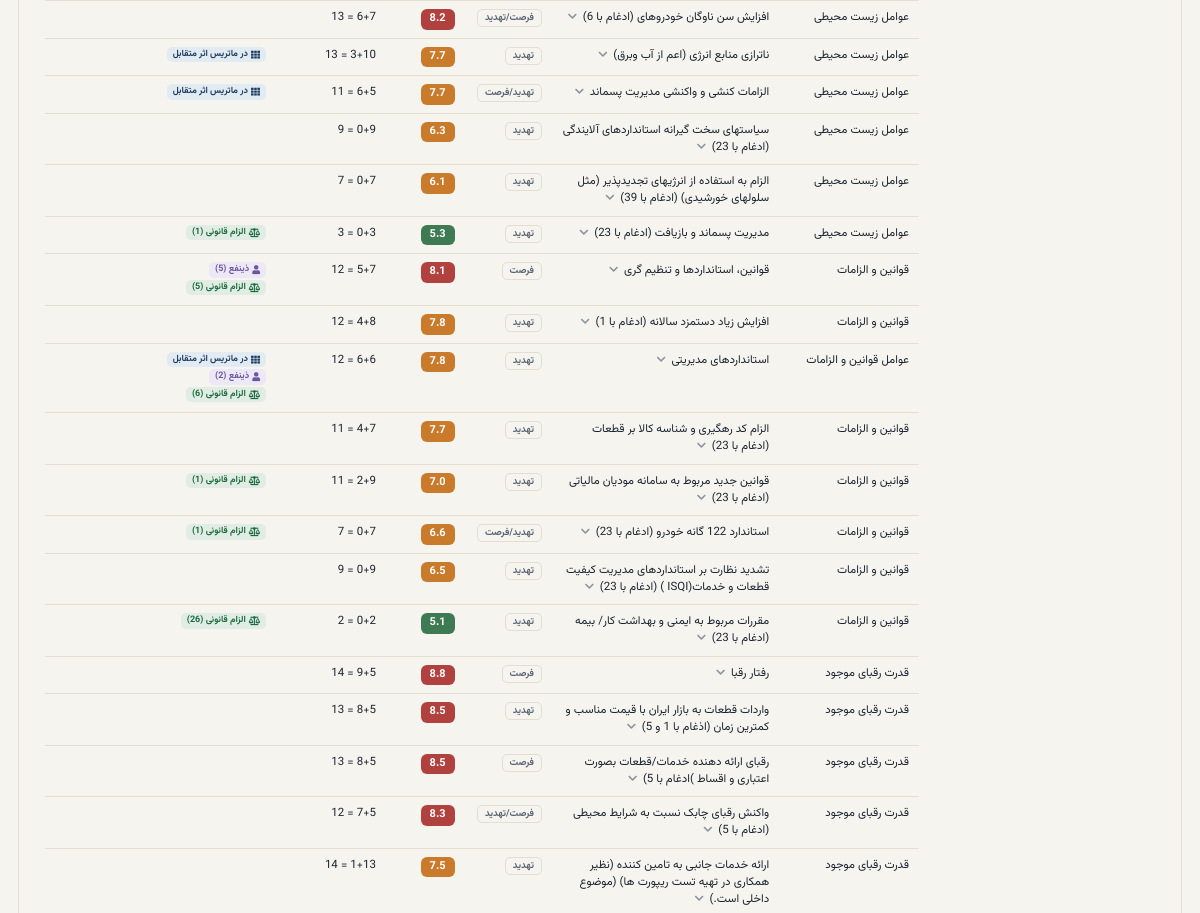
Before: /environmental-factors/ (middle part) with the older database file.
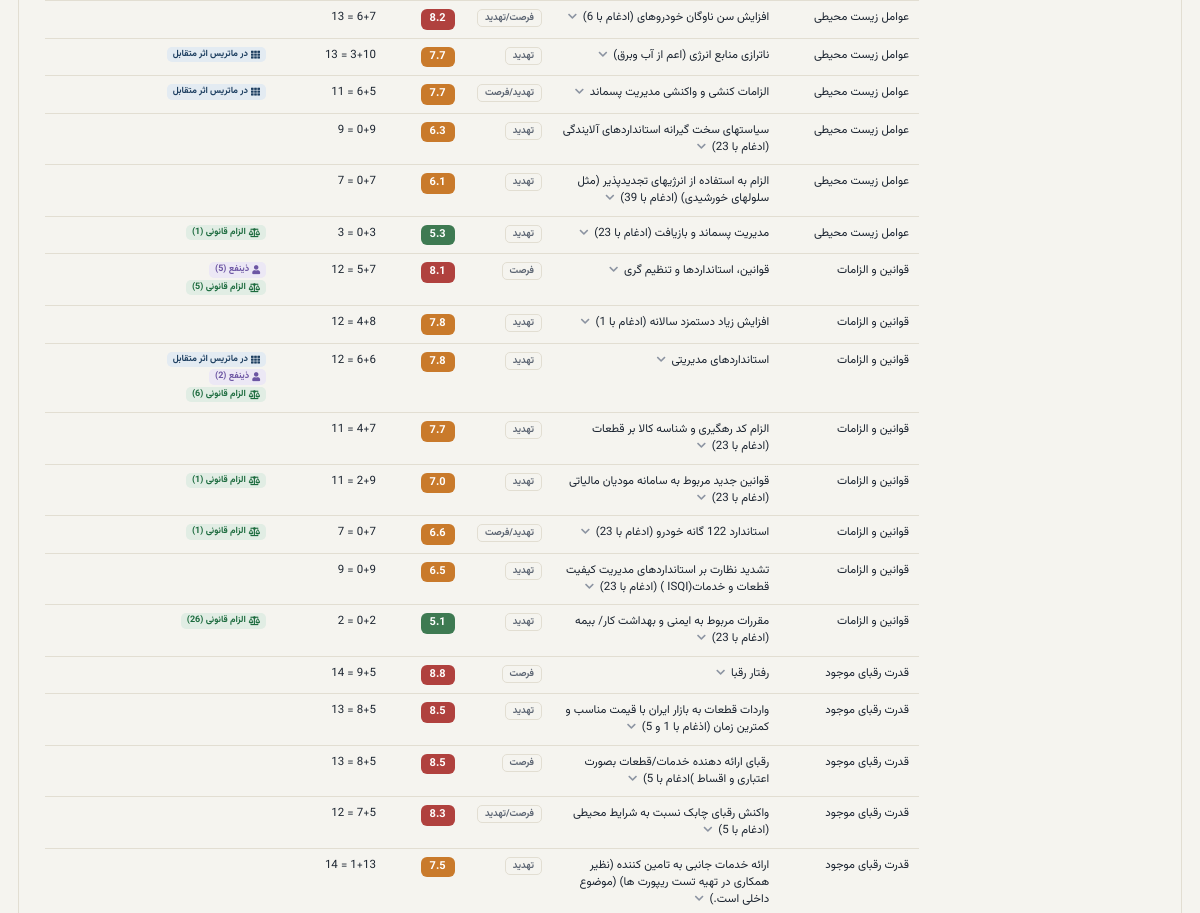
After: the same page with the newer database file.
### strategic/models.py (models this page shows, shortened)
class EnvironmentalFactor(models.Model):
    order = models.PositiveSmallIntegerField(default=0, verbose_name="ردیف اصلی")
    category = models.CharField(max_length=150, verbose_name="دسته‌بندی محیط")
    factor_text = models.CharField(max_length=400, verbose_name="شرح عامل تأثیرگذار")
    detail = models.TextField(blank=True, verbose_name="توضیح تفصیلی (راهنمای درک و امتیازدهی)")
    effect_type = models.CharField(max_length=30, blank=True, verbose_name="نوع اثر")
    scoring_guide = models.CharField(max_length=300, blank=True, verbose_name="راهنمای امتیازدهی")
    avg_score = models.DecimalField(max_digits=4, decimal_places=1, null=True, blank=True, verbose_name="میانگین امتیاز")
    freq_high = models.PositiveSmallIntegerField(null=True, blank=True, verbose_name="فراوانی اثر بالا (۷-۸)")
    freq_very_high = models.PositiveSmallIntegerField(null=True, blank=True, verbose_name="فراوانی اثر بسیار بالا (۹-۱۰)")
    freq_total = models.PositiveSmallIntegerField(null=True, blank=True, verbose_name="جمع فراوانی اثرهای بالا")
    created_at = models.DateTimeField(auto_now_add=True)
    class Meta:
        ordering = ["-avg_score", "order"]
        verbose_name = "عامل محیطی"
        verbose_name_plural = "بانک عوامل محیطی"
    @property
    def score_color(self):
        if self.avg_score is None:
            return "var(--ink-faint)"
        if self.avg_score >= 8:
            return "#B0413E"
        if self.avg_score >= 6:
            return "#C97A2B"
        return "#3E7A52"
    @property
    def linked_cross_impact_factors(self):
        if not self.factor_text:
            return []
        needle = self.factor_text.split("(")[0].strip()
        matches = []
        for f in CrossImpactFactor.objects.all():
            hay = f.text.strip()
            if not hay or not needle:
                continue
            if hay in needle or needle in hay:
                matches.append(f)
        return matches
    def _matched_pestel_porter(self):
        if not self.factor_text:
            return None
        needle = self.factor_text.split("(")[0].strip()
        if not needle:
            return None
        for f in PestelFactor.objects.all():
            hay = f.text.strip()
            if hay and (hay in needle or needle in hay):
                return f
        for f in PorterForce.objects.all():
            hay = f.text.strip()
            if hay and (hay in needle or needle in hay):
                return f
        return None
    @property
    def related_stakeholders_display(self):
        match = self._matched_pestel_porter()
        if match is None:
            return []
        if isinstance(match, PestelFactor):
            return list(match.related_stakeholders.all())
        return list(match.linked_stakeholders.all())
    @property
    def related_legal_requirements_display(self):
        match = self._matched_pestel_porter()
        if isinstance(match, PestelFactor):
            return list(match.linked_legal_requirements.all())
        return []

class CrossImpactFactor(models.Model):
    QUADRANT_CHOICES = [
        ("driver", "پیشران‌ها (متغیرهای مستقل)"),
        ("relay", "دوجانبه (سیاست‌گذاری)"),
        ("watch", "خنثی (خودمتصل)"),
        ("resultant", "رصد و دیده‌بانی (وابسته)"),
    ]
    QUADRANT_COLOR = {
        "driver": "#B0413E", "relay": "#C97A2B", "watch": "#5a6474", "resultant": "#2E5C8A",
    }
    text = models.CharField(max_length=200, verbose_name="عامل")
    quadrant = models.CharField(max_length=12, choices=QUADRANT_CHOICES, verbose_name="ناحیه")
    order = models.PositiveSmallIntegerField(default=0, verbose_name="ترتیب نمایش")
    linked_pestel = models.ForeignKey(
        "PestelFactor", null=True, blank=True, on_delete=models.SET_NULL,
        related_name="cross_impact_factors", verbose_name="عامل PESTEL مرتبط (اختیاری)",
    )
    linked_porter = models.ForeignKey(
        "PorterForce", null=True, blank=True, on_delete=models.SET_NULL,
        related_name="cross_impact_factors", verbose_name="نیروی پورتر مرتبط (اختیاری)",
    )
    created_at = models.DateTimeField(default=timezone.now)
    class Meta:
        ordering = ["quadrant", "order"]
        verbose_name = "عامل اثرات متقابل"
        verbose_name_plural = "تحلیل اثرات متقابل"

class PestelFactor(models.Model):
    CATEGORY_CHOICES = [
        ("political", "سیاسی"),
        ("economic", "اقتصادی"),
        ("social", "اجتماعی"),
        ("technological", "فناورانه"),
        ("environmental", "زیست‌محیطی"),
        ("legal", "قانونی"),
    ]
    CATEGORY_LETTER = {
        "political": "P", "economic": "E", "social": "S",
        "technological": "T", "environmental": "E", "legal": "L",
    }
    CATEGORY_STYLE = {
        "political": ("var(--primary)", "var(--primary-soft)", "fa-flag"),
        "economic": ("var(--accent)", "var(--accent-soft)", "fa-coins"),
        "social": ("var(--success)", "var(--success-soft)", "fa-users"),
        "technological": ("var(--purple)", "var(--purple-soft)", "fa-microchip"),
        "environmental": ("var(--teal)", "var(--teal-soft)", "fa-leaf"),
        "legal": ("var(--coral)", "var(--coral-soft)", "fa-gavel"),
    }
    KIND_CHOICES = [
        ("factor", "عامل محیطی"),
        ("opportunity", "فرصت"),
        ("threat", "تهدید"),
    ]
    SCALE_CHOICES = [(i, str(i)) for i in range(1, 6)]
    UNCERTAINTY_CHOICES = [("low", "کم"), ("medium", "متوسط"), ("high", "زیاد")]
    HORIZON_CHOICES = [("short", "کوتاه‌مدت"), ("medium", "میان‌مدت"), ("long", "بلندمدت")]
    TREND_CHOICES = [("up", "صعودی"), ("down", "نزولی"), ("flat", "ثابت")]
    UNCERTAINTY_COLOR = {"low": "var(--success)", "medium": "var(--accent)", "high": "#B0413E"}
    category = models.CharField(max_length=20, choices=CATEGORY_CHOICES, verbose_name="بُعد")
    kind = models.CharField(max_length=15, choices=KIND_CHOICES, default="factor", verbose_name="نوع")
    text = models.CharField(max_length=500, verbose_name="متن")
    order = models.PositiveSmallIntegerField(default=0, verbose_name="ترتیب نمایش")
    impact_level = models.PositiveSmallIntegerField(choices=SCALE_CHOICES, default=3, verbose_name="میزان اثر")
    probability = models.PositiveSmallIntegerField(choices=SCALE_CHOICES, default=3, verbose_name="احتمال وقوع")
    uncertainty = models.CharField(max_length=10, choices=UNCERTAINTY_CHOICES, default="medium", verbose_name="میزان عدم‌قطعیت")
    horizon = models.CharField(max_length=10, choices=HORIZON_CHOICES, default="medium", verbose_name="افق زمانی")
    trend = models.CharField(max_length=10, choices=TREND_CHOICES, default="flat", verbose_name="روند تغییر")
    created_at = models.DateTimeField(default=timezone.now)
    EFFECT_TYPE_CHOICES = [
        ("opportunity", "فرصت"), ("threat", "تهدید"), ("both", "فرصت/تهدید"),
    ]
    effect_type = models.CharField(max_length=15, choices=EFFECT_TYPE_CHOICES, blank=True, verbose_name="نوع اثر")
    related_standard = models.CharField(max_length=150, blank=True, verbose_name="استاندارد مرتبط")
    detailed_description = models.TextField(blank=True, verbose_name="توضیح تفصیلی (راهنمای درک و امتیازدهی)")
    scoring_guide = models.TextField(blank=True, verbose_name="راهنمای امتیازدهی")
    related_stakeholders = models.ManyToManyField(
        "Stakeholder", blank=True, related_name="linked_pestel_factors", verbose_name="ذینفعان مرتبط",
    )
    class Meta:
        ordering = ["category", "order"]
        verbose_name = "عامل PESTEL"
        verbose_name_plural = "تحلیل PESTEL"

class LegalRequirement(models.Model):
    related_pestel = models.ForeignKey(
        "PestelFactor", null=True, blank=True, on_delete=models.SET_NULL,
        related_name="linked_legal_requirements", verbose_name="عامل PESTEL مرتبط",
    )
    title = models.CharField(max_length=400, verbose_name="الزامات قانونی و سازمانی")
    source = models.CharField(max_length=200, blank=True, verbose_name="مأخذ الزام")
    is_legal = models.BooleanField(default=False, verbose_name="قانونی")
    is_organizational = models.BooleanField(default=False, verbose_name="سازمانی")
    is_internal = models.BooleanField(default=False, verbose_name="درون سازمانی")
    is_external = models.BooleanField(default=False, verbose_name="برون سازمانی")
    revision_date = models.CharField(max_length=40, blank=True, verbose_name="تاریخ ویرایش الزام")
    related_documents = models.TextField(blank=True, verbose_name="مستندات داخلی مرتبط")
    scope = models.CharField(max_length=300, blank=True, verbose_name="محل کاربرد")
    risk_text = models.TextField(blank=True, verbose_name="ریسک")
    opportunity_text = models.TextField(blank=True, verbose_name="فرصت")
    notes = models.TextField(blank=True, verbose_name="توضیحات")
    department = models.CharField(max_length=200, blank=True, verbose_name="نام مدیریت/معاونت")
    created_at = models.DateTimeField(auto_now_add=True)
    class Meta:
        ordering = ["department", "title"]
        verbose_name = "الزام قانونی"
        verbose_name_plural = "بانک الزامات قانونی"

### strategic/views.py (the view)
# urls.py: path("environmental-factors/", views.environmental_factors, name="environmental_factors"),
def environmental_factors(request):
    if request.method == "POST":
        obj_id = request.POST.get("obj_id")
        perm = "strategic.change_environmentalfactor" if obj_id else "strategic.add_environmentalfactor"
        if _has_perm(request, perm):
            instance = get_object_or_404(EnvironmentalFactor, pk=obj_id) if obj_id else None
            form = EnvironmentalFactorForm(request.POST, instance=instance)
            if form.is_valid():
                form.save()
                _log_action(request, "UPDATE EnvironmentalFactor" if obj_id else "CREATE EnvironmentalFactor", str(form.instance))
                return redirect("strategic:environmental_factors")
        else:
            form = EnvironmentalFactorForm()
    else:
        form = EnvironmentalFactorForm()
    items = EnvironmentalFactor.objects.all()
    q = request.GET.get("q", "").strip()
    cat = request.GET.get("cat", "").strip()
    if q:
        items = items.filter(
            Q(factor_text__icontains=q) | Q(category__icontains=q) | Q(detail__icontains=q) | Q(effect_type__icontains=q)
        )
    if cat:
        items = items.filter(category=cat)
    all_items = list(EnvironmentalFactor.objects.all())
    categories = sorted({i.category for i in all_items if i.category})
    category_order = {
        "عوامل سیاسی": 1, "عوامل اقتصادی": 2, "عوامل اجتماعی": 3,
        "عوامل فناوری و تکنولوژی": 4, "عوامل زیست محیطی": 5,
        "قوانین و الزامات": 6, "عوامل قوانین و الزامات": 6,
        "قدرت رقبای موجود": 11, "قدرت چانه زنی خریداران": 12,
        "قدرت چانه زنی تامین کنندگان": 13, "تهدید تازه واردان به صنعت بازرگانی قطعات و ارائه خدمات": 14,
        "تهدید قطعات و خدمات جایگزین": 15,
    }
    items = sorted(items, key=lambda i: (category_order.get(i.category, 99), -(i.avg_score or 0), i.order))
    return render(request, "strategic/environmental_factors.html", {
        "active_page": "environmental_factors", "items": items, "form": form, "q": q, "cat": cat,
        "categories": categories, "total_count": len(all_items),
    })

### strategic/jalali_utils.py (called while the page is built)
def jalali_today_str():
    latin = jdatetime.date.today().strftime("%Y/%m/%d")
    return "".join(PERSIAN_DIGITS[int(ch)] if ch.isdigit() else ch for ch in latin)

### strategic/templatetags/jalali_tags.py (called while the page is built)
@register.simple_tag
def jalali_now():
    return jalali_today_str()

@register.filter
def fanum(value):
    if value is None:
        return ""
    return "".join(PERSIAN_DIGITS[int(ch)] if ch.isdigit() else ch for ch in str(value))

### templates/strategic/environmental_factors.html (shortened to what this page needs)
{% extends "strategic/base.html" %}
{% load static %}
{% load jalali_tags %}
{% block content %}
<div style="overflow-x:auto;">
<table class="ef-table">
  <colgroup>
    <col style="width:16%;"><col style="width:26%;"><col style="width:10%;">
    <col style="width:9%;"><col style="width:12%;"><col style="width:17%;"><col style="width:50px;">
  </colgroup>
  <tbody id="efBody">
    {% for i in items %}
    <tr class="ef-row" onclick="toggleDetail({{ i.pk }})">
      <td>{{ i.category|default:"—" }}</td>
      <td>{{ i.factor_text }}<i class="fa-solid fa-chevron-down ef-toggle-icon" id="chev-{{ i.pk }}"></i></td>
      <td><span class="ef-effect-tag">{{ i.effect_type|default:"—" }}</span></td>
      <td>{% if i.avg_score %}<span class="ef-score" style="background:{{ i.score_color }};">{{ i.avg_score }}</span>{% else %}—{% endif %}</td>
      <td>{% if i.freq_total %}{{ i.freq_very_high|default:0 }}+{{ i.freq_high|default:0 }} = {{ i.freq_total }}{% else %}—{% endif %}</td>
      <td>
        {% for cf in i.linked_cross_impact_factors %}<span class="ci-tag" title="{{ cf.get_quadrant_display }}"><i class="fa-solid fa-table-cells"></i> در ماتریس اثر متقابل</span>{% endfor %}
        {% if i.related_stakeholders_display %}<span class="used-badge" style="background:var(--purple-soft, #ECE8F5);color:#6C56A3;" title="ذینفعان مرتبط:&#10;{% for sh in i.related_stakeholders_display %}● {{ sh.name }} — واحد: {{ sh.department|default:'—' }} — نیاز/انتظار: {{ sh.need|default:'—' }}{% if not forloop.last %}&#10;{% endif %}{% endfor %}"><i class="fa-solid fa-user"></i> ذینفع ({{ i.related_stakeholders_display|length }})</span>{% endif %}
        {% if i.related_legal_requirements_display %}<span class="used-badge" style="background:var(--success-soft);color:var(--success-dark, #1c6b3e);" title="الزامات قانونی مرتبط:&#10;{% for lr in i.related_legal_requirements_display %}● {{ lr.title }} — مأخذ: {{ lr.source|default:'—' }} — محل کاربرد: {{ lr.scope|default:'—' }}{% if not forloop.last %}&#10;{% endif %}{% endfor %}"><i class="fa-solid fa-scale-balanced"></i> الزام قانونی ({{ i.related_legal_requirements_display|length }})</span>{% endif %}
      </td>
      <td style="white-space:nowrap;" onclick="event.stopPropagation();">
      </td>
    </tr>
    {% empty %}
    <tr><td colspan="7" class="ef-empty">عاملی یافت نشد</td></tr>
    {% endfor %}
  </tbody>
</table>
</div>
{% endblock %}

### templates/strategic/base.html (shortened to what this page needs)
{% load static %}
{% load jalali_tags %}
<!DOCTYPE html>
<html lang="fa" dir="rtl">
<head>
<link rel="stylesheet" href="{% static 'css/bootstrap.rtl.min.css' %}">
<link rel="stylesheet" href="{% static 'css/fontawesome.min.css' %}">
<link rel="stylesheet" href="{% static 'css/solid.min.css' %}">
<link rel="stylesheet" href="{% static 'css/strategic-fonts.css' %}">
<link rel="stylesheet" href="{% static 'css/strategic.css' %}">
</head>
<body class="page-{{ active_page }}">
<div class="shell">
  <div class="app">
    <main class="main">
      {% block content %}{% endblock %}
    </main>
  </div>
</div>
</body>
</html>

### static/css/strategic.css (style rules this page uses)
:root { --bg:#F5F4EF; --surface:#FFFFFF; --ink:#1B2430; --ink-soft:#5B6472; --ink-faint:#8B93A1; --primary:#2E5C8A; --primary-dark:#1E3F60; --primary-soft:#E3EBF2; --accent:#C97A2B; --accent-soft:#F5E6D3; --success:#3E7A52; --success-soft:#E1EDE4; --danger:#B0413E; --danger-soft:#FBEAEA; --purple:#6C56A3; --purple-soft:#ECE8F5; --teal:#1D7A73; --teal-soft:#DFF0EE; --coral:#B5583F; --coral-soft:#F7E3DC; --border:#E2DED2; --radius:10px; --radius-lg:14px; --shadow:0 1px 2px rgba(27,36,48,.05), 0 1px 1px rgba(27,36,48,.06); }
* { box-sizing:border-box; }
html,body { height:100%; }
body { margin:0;font-family:'Vazirmatn','IRANSans',Tahoma,'Segoe UI',sans-serif;background:var(--bg);color:var(--ink);direction:rtl; }
.shell { border:1px solid var(--border);border-radius:16px;margin:0 18px 18px 18px;background:var(--bg); }
.app { display:flex;align-items:flex-start; }
.main { flex:1;min-width:0;padding:22px 26px 36px;background:var(--bg); }

### templates/strategic/environmental_factors.html (style rules this page uses)
.ef-table { width:100%;border-collapse:collapse;font-size:11.5px;table-layout:fixed; }
.ef-table tr.ef-row { cursor:pointer; }
.ef-score { display:inline-block;font-size:11px;font-weight:800;border-radius:6px;padding:2px 9px;color:#fff;min-width:34px;text-align:center; }
.ef-effect-tag { display:inline-block;font-size:9.5px;font-weight:700;border-radius:5px;padding:1px 7px;background:var(--bg);color:var(--ink-soft);border:1px solid var(--border); }
.ci-tag { display:inline-flex;align-items:center;gap:3px;font-size:9px;font-weight:700;background:var(--primary-soft); color:var(--primary-dark);border-radius:5px;padding:1px 6px;margin-inline-start:5px; }
.used-badge { display:inline-flex;align-items:center;gap:3px;font-size:9px;font-weight:700;border-radius:5px; padding:1px 6px;margin-inline-start:5px;cursor:help; }
.ef-toggle-icon { color:var(--ink-faint);font-size:10px;margin-inline-start:6px; }

Changed rows visible on the page:
changed EnvironmentalFactor "استانداردهای مدیریتی": category "عوامل قوانین و الزامات" → "قوانین و الزامات"
